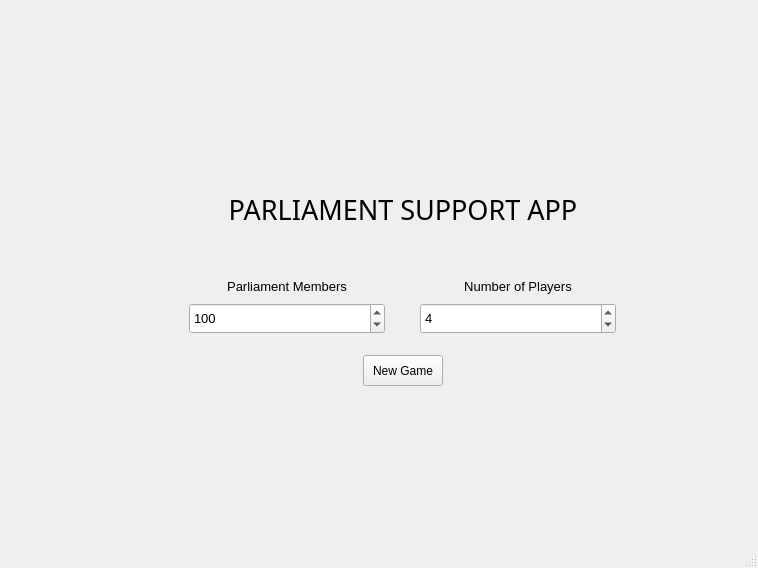
<?xml version="1.0" encoding="UTF-8"?>
<ui version="4.0">
 <class>MainWindow</class>
 <widget class="QMainWindow" name="MainWindow">
  <property name="geometry">
   <rect>
    <x>0</x>
    <y>0</y>
    <width>758</width>
    <height>568</height>
   </rect>
  </property>
  <property name="windowTitle">
   <string>MainWindow</string>
  </property>
  <property name="styleSheet">
   <string notr="true"/>
  </property>
  <widget class="QWidget" name="centralwidget">
   <widget class="QWidget" name="wizardWidget" native="true">
    <property name="geometry">
     <rect>
      <x>150</x>
      <y>150</y>
      <width>506</width>
      <height>266</height>
     </rect>
    </property>
    <layout class="QHBoxLayout" name="horizontalLayout_3">
     <item>
      <spacer name="horizontalSpacer_6">
       <property name="orientation">
        <enum>Qt::Horizontal</enum>
       </property>
       <property name="sizeType">
        <enum>QSizePolicy::Minimum</enum>
       </property>
       <property name="sizeHint" stdset="0">
        <size>
         <width>30</width>
         <height>20</height>
        </size>
       </property>
      </spacer>
     </item>
     <item>
      <layout class="QVBoxLayout" name="verticalLayout_3">
       <item>
        <spacer name="verticalSpacer_2">
         <property name="orientation">
          <enum>Qt::Vertical</enum>
         </property>
         <property name="sizeType">
          <enum>QSizePolicy::Minimum</enum>
         </property>
         <property name="sizeHint" stdset="0">
          <size>
           <width>20</width>
           <height>30</height>
          </size>
         </property>
        </spacer>
       </item>
       <item>
        <widget class="QLabel" name="label">
         <property name="font">
          <font>
           <family>Imprint MT Shadow</family>
           <pointsize>20</pointsize>
           <weight>50</weight>
           <italic>false</italic>
           <bold>false</bold>
          </font>
         </property>
         <property name="styleSheet">
          <string notr="true">font: 20pt &quot;Imprint MT Shadow&quot;;</string>
         </property>
         <property name="text">
          <string>PARLIAMENT SUPPORT APP</string>
         </property>
         <property name="scaledContents">
          <bool>false</bool>
         </property>
         <property name="alignment">
          <set>Qt::AlignCenter</set>
         </property>
        </widget>
       </item>
       <item>
        <spacer name="verticalSpacer">
         <property name="orientation">
          <enum>Qt::Vertical</enum>
         </property>
         <property name="sizeType">
          <enum>QSizePolicy::Minimum</enum>
         </property>
         <property name="sizeHint" stdset="0">
          <size>
           <width>410</width>
           <height>30</height>
          </size>
         </property>
        </spacer>
       </item>
       <item>
        <layout class="QHBoxLayout" name="horizontalLayout">
         <item>
          <layout class="QVBoxLayout" name="verticalLayout">
           <item>
            <widget class="QLabel" name="label_2">
             <property name="font">
              <font>
               <pointsize>10</pointsize>
              </font>
             </property>
             <property name="text">
              <string>Parliament Members</string>
             </property>
             <property name="alignment">
              <set>Qt::AlignCenter</set>
             </property>
            </widget>
           </item>
           <item>
            <widget class="QSpinBox" name="membersSpinBox">
             <property name="minimumSize">
              <size>
               <width>121</width>
               <height>31</height>
              </size>
             </property>
             <property name="maximumSize">
              <size>
               <width>196</width>
               <height>16777215</height>
              </size>
             </property>
             <property name="font">
              <font>
               <pointsize>10</pointsize>
              </font>
             </property>
             <property name="suffix">
              <string/>
             </property>
             <property name="maximum">
              <number>1000</number>
             </property>
             <property name="singleStep">
              <number>10</number>
             </property>
             <property name="value">
              <number>100</number>
             </property>
            </widget>
           </item>
          </layout>
         </item>
         <item>
          <spacer name="horizontalSpacer">
           <property name="orientation">
            <enum>Qt::Horizontal</enum>
           </property>
           <property name="sizeType">
            <enum>QSizePolicy::Fixed</enum>
           </property>
           <property name="sizeHint" stdset="0">
            <size>
             <width>20</width>
             <height>20</height>
            </size>
           </property>
          </spacer>
         </item>
         <item>
          <layout class="QVBoxLayout" name="verticalLayout_2">
           <item>
            <widget class="QLabel" name="label_3">
             <property name="font">
              <font>
               <pointsize>10</pointsize>
              </font>
             </property>
             <property name="text">
              <string>Number of Players</string>
             </property>
             <property name="alignment">
              <set>Qt::AlignCenter</set>
             </property>
            </widget>
           </item>
           <item>
            <widget class="QSpinBox" name="playersSpinBox">
             <property name="minimumSize">
              <size>
               <width>121</width>
               <height>31</height>
              </size>
             </property>
             <property name="maximumSize">
              <size>
               <width>196</width>
               <height>16777215</height>
              </size>
             </property>
             <property name="font">
              <font>
               <pointsize>10</pointsize>
              </font>
             </property>
             <property name="maximum">
              <number>7</number>
             </property>
             <property name="value">
              <number>4</number>
             </property>
            </widget>
           </item>
          </layout>
         </item>
        </layout>
       </item>
       <item>
        <spacer name="verticalSpacer_4">
         <property name="orientation">
          <enum>Qt::Vertical</enum>
         </property>
         <property name="sizeType">
          <enum>QSizePolicy::Fixed</enum>
         </property>
         <property name="sizeHint" stdset="0">
          <size>
           <width>20</width>
           <height>15</height>
          </size>
         </property>
        </spacer>
       </item>
       <item>
        <layout class="QHBoxLayout" name="horizontalLayout_2">
         <item>
          <spacer name="horizontalSpacer_2">
           <property name="orientation">
            <enum>Qt::Horizontal</enum>
           </property>
           <property name="sizeHint" stdset="0">
            <size>
             <width>40</width>
             <height>20</height>
            </size>
           </property>
          </spacer>
         </item>
         <item>
          <widget class="QPushButton" name="newGameButton">
           <property name="minimumSize">
            <size>
             <width>0</width>
             <height>31</height>
            </size>
           </property>
           <property name="maximumSize">
            <size>
             <width>131</width>
             <height>16777215</height>
            </size>
           </property>
           <property name="styleSheet">
            <string notr="true">font: 75 8pt &quot;MS Shell Dlg 2&quot;;</string>
           </property>
           <property name="text">
            <string>New Game</string>
           </property>
          </widget>
         </item>
         <item>
          <spacer name="horizontalSpacer_3">
           <property name="orientation">
            <enum>Qt::Horizontal</enum>
           </property>
           <property name="sizeHint" stdset="0">
            <size>
             <width>40</width>
             <height>20</height>
            </size>
           </property>
          </spacer>
         </item>
        </layout>
       </item>
       <item>
        <spacer name="verticalSpacer_3">
         <property name="orientation">
          <enum>Qt::Vertical</enum>
         </property>
         <property name="sizeType">
          <enum>QSizePolicy::Minimum</enum>
         </property>
         <property name="sizeHint" stdset="0">
          <size>
           <width>20</width>
           <height>30</height>
          </size>
         </property>
        </spacer>
       </item>
      </layout>
     </item>
     <item>
      <spacer name="horizontalSpacer_8">
       <property name="orientation">
        <enum>Qt::Horizontal</enum>
       </property>
       <property name="sizeType">
        <enum>QSizePolicy::Minimum</enum>
       </property>
       <property name="sizeHint" stdset="0">
        <size>
         <width>30</width>
         <height>20</height>
        </size>
       </property>
      </spacer>
     </item>
    </layout>
   </widget>
  </widget>
  <widget class="QMenuBar" name="menubar">
   <property name="geometry">
    <rect>
     <x>0</x>
     <y>0</y>
     <width>758</width>
     <height>21</height>
    </rect>
   </property>
  </widget>
  <widget class="QStatusBar" name="statusbar"/>
 </widget>
 <resources/>
 <connections/>
</ui>
